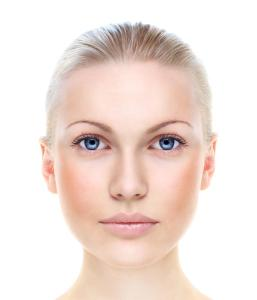
#> input picture tests/data/face.jpg, 257 x 300 px
$ python -i tiktok.py   (imports and definitions only)
#> lines starting #> are read from the running program, lines starting #| are printed output that depends on the picture
#> further down, picture is the input picture: shape (300, 257, 3); mean B, G, R 217.5, 224.5, 240.5
# -*-coding:utf8-*-#

import cv2
import imutils
import numpy as np

#####
# - 失焦的图片和对焦准确的图片最大的区别就是正常图片轮廓明显，
#   而失焦图片几乎没有较大像素值之间的变化
# - 对图像的横向，以及纵向，分别做差分，累计差分可以用来作为判断是否失焦的参考
#####

# 简单设定阈值判断是否失焦
# True : 未失焦
# False : 失焦
# [43 lines left out: functions focusDetect, focus_measure_GRAT, not called in this run]

def detectBigMan(frame):
    # faceCascade = cv2.CascadeClassifier("./haarcascades/haarcascade_upperbody.xml")
    faceCascade = cv2.CascadeClassifier("./haarcascades/haarcascade_frontalface_alt2.xml")
    eyeCascade = cv2.CascadeClassifier('./haarcascades/haarcascade_eye.xml')

    # 如果维度为3，先转化为灰度图gray. 如果不为3, 原图就是灰度图
    if frame.ndim == 3:
        gray = cv2.cvtColor(frame, cv2.COLOR_BGR2GRAY)
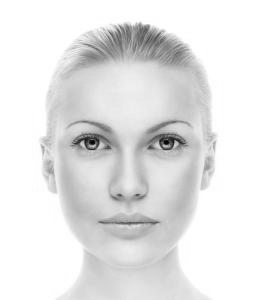
#> gray: shape (300, 257); min 2, max 255, mean 228.5
    else:
        gray = frame
    gray = cv2.equalizeHist(gray)
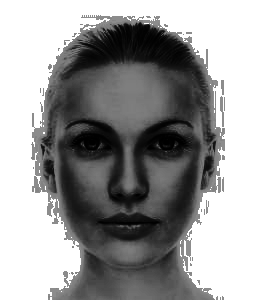
#> gray: shape (300, 257); min 0, max 255, mean 154.1

    cv2.namedWindow("gray", 0)
    cv2.resizeWindow("gray", 640, 360)
    # cv2.imshow("gray", gray)

    # 1.3和5是特征的最小、最大检测窗口，它改变检测, 结果也会改变
    faces = faceCascade.detectMultiScale(gray, 1.2, 5)
#> faces = [[50, 80, 163, 163]]
    cv2.namedWindow("detail", 0)
    cv2.resizeWindow("detail", 640, 360)
    result = []
    for (x, y, w, h) in faces:
        cv2.imshow("gray", gray[y:y+h, x:x+w])
        # result.append((x, y, x + w, y + h))
        roiGray = gray[y:y+h, x:x+w]
        eyes = eyeCascade.detectMultiScale(roiGray, 1.3, 2)
        for (ex, ey, ew, eh) in eyes:
            result.append((x, y, x + w, y + h))
        cv2.rectangle(frame,     # draw rectangle on original image
                (x, y),          # upper left corner
                (x+w, y+h),      # lower right corner
                (0, 255, 0),     # green
                2)               # thickness
        cv2.imshow("detail", frame)        # show input image with green boxes drawn
        cv2.waitKey(30)             # wait for user key press
#> this loop made 1 pass
#> (x, y, w, h, eyes) on pass 1: (50, 80, 163, 163, [[94, 43, 43, 43], [17, 40, 44, 44]])
#> pass 1, in detectBigMan, `cv2.imshow("gray", gray[y:y+h, x:x+w])`:
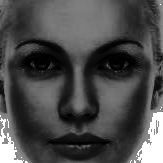
#> window 'gray': shape (163, 163); min 0, max 255, mean 74.5
#> pass 1, in detectBigMan, `cv2.imshow("detail", frame)`:
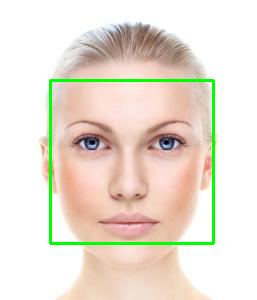
#> window 'detail': shape (300, 257, 3); mean B, G, R 212.1, 225.3, 234.4
#> after the loop, result = [(50, 80, 213, 243), (50, 80, 213, 243)]
    return result

# [27 lines left out: function run, not called in this run]

# [2 lines not run here, left out]

>>> import cv2
>>> picture = cv2.imread('../../tests/data/face.jpg')
>>> result = detectBigMan(picture)
#> result = [(50, 80, 213, 243), (50, 80, 213, 243)]
